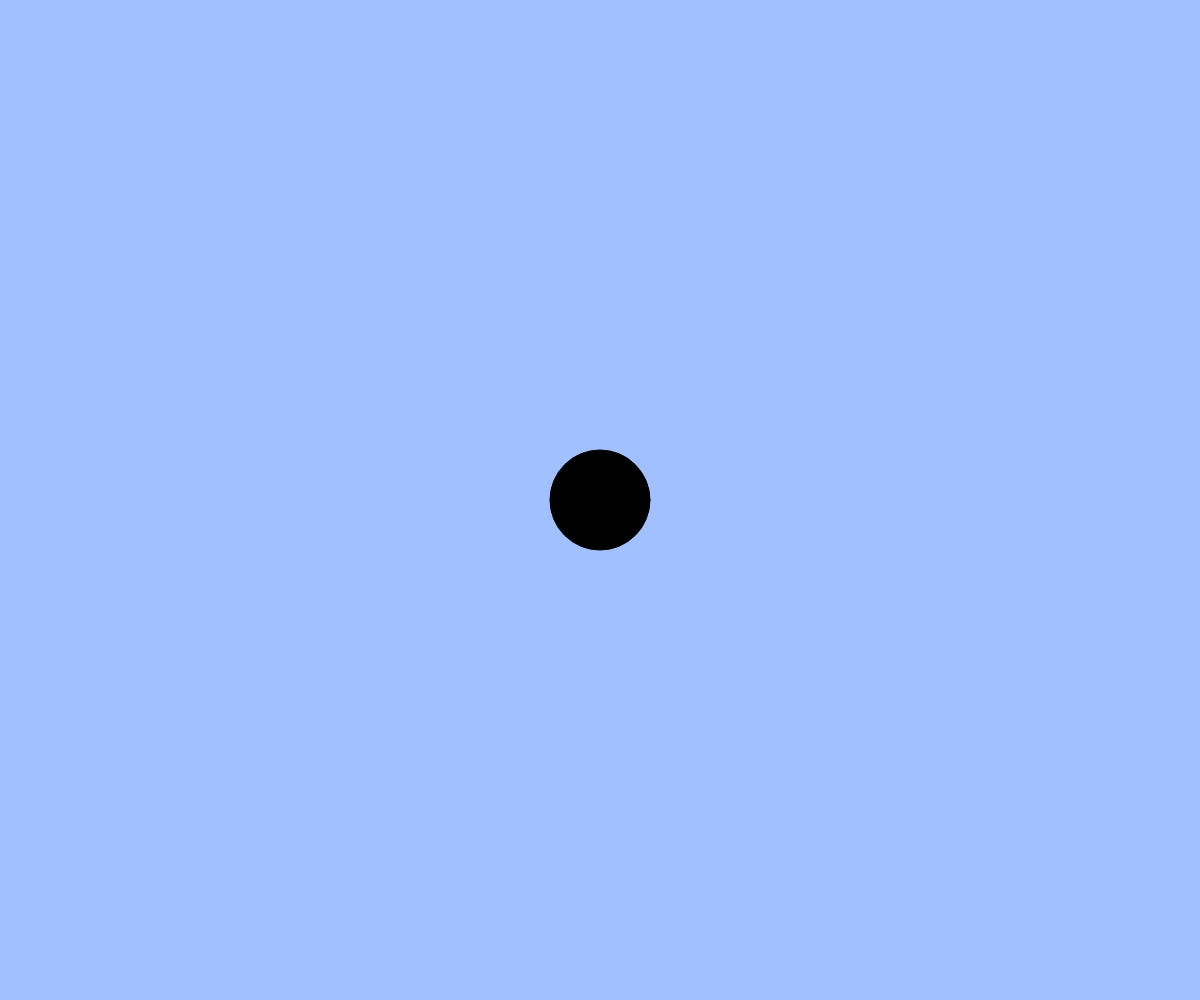
Frame 1 (no input)
Frame 60 (no input): identical to frame 1, image omitted
Frame 120 (the mouse pressed at the canvas centre since frame 60): identical to frame 1, image omitted

The p5.js sketch that drew this single still picture (run headless with seeded random() and noise() and a simulated clock; from frame 60 on, the mouse is pressed at the canvas centre):

// p5.js sketch
// ── sketch.js
// 最終課題を制作しよう

function setup(){
  createCanvas(windowWidth, windowHeight);
}

function draw(){
  background(160, 192, 255);
  fill(0);
  ellipse(width/2,height/2,100,100);
}

function windowResized(){
  resizeCanvas(windowWidth, windowHeight);
}
